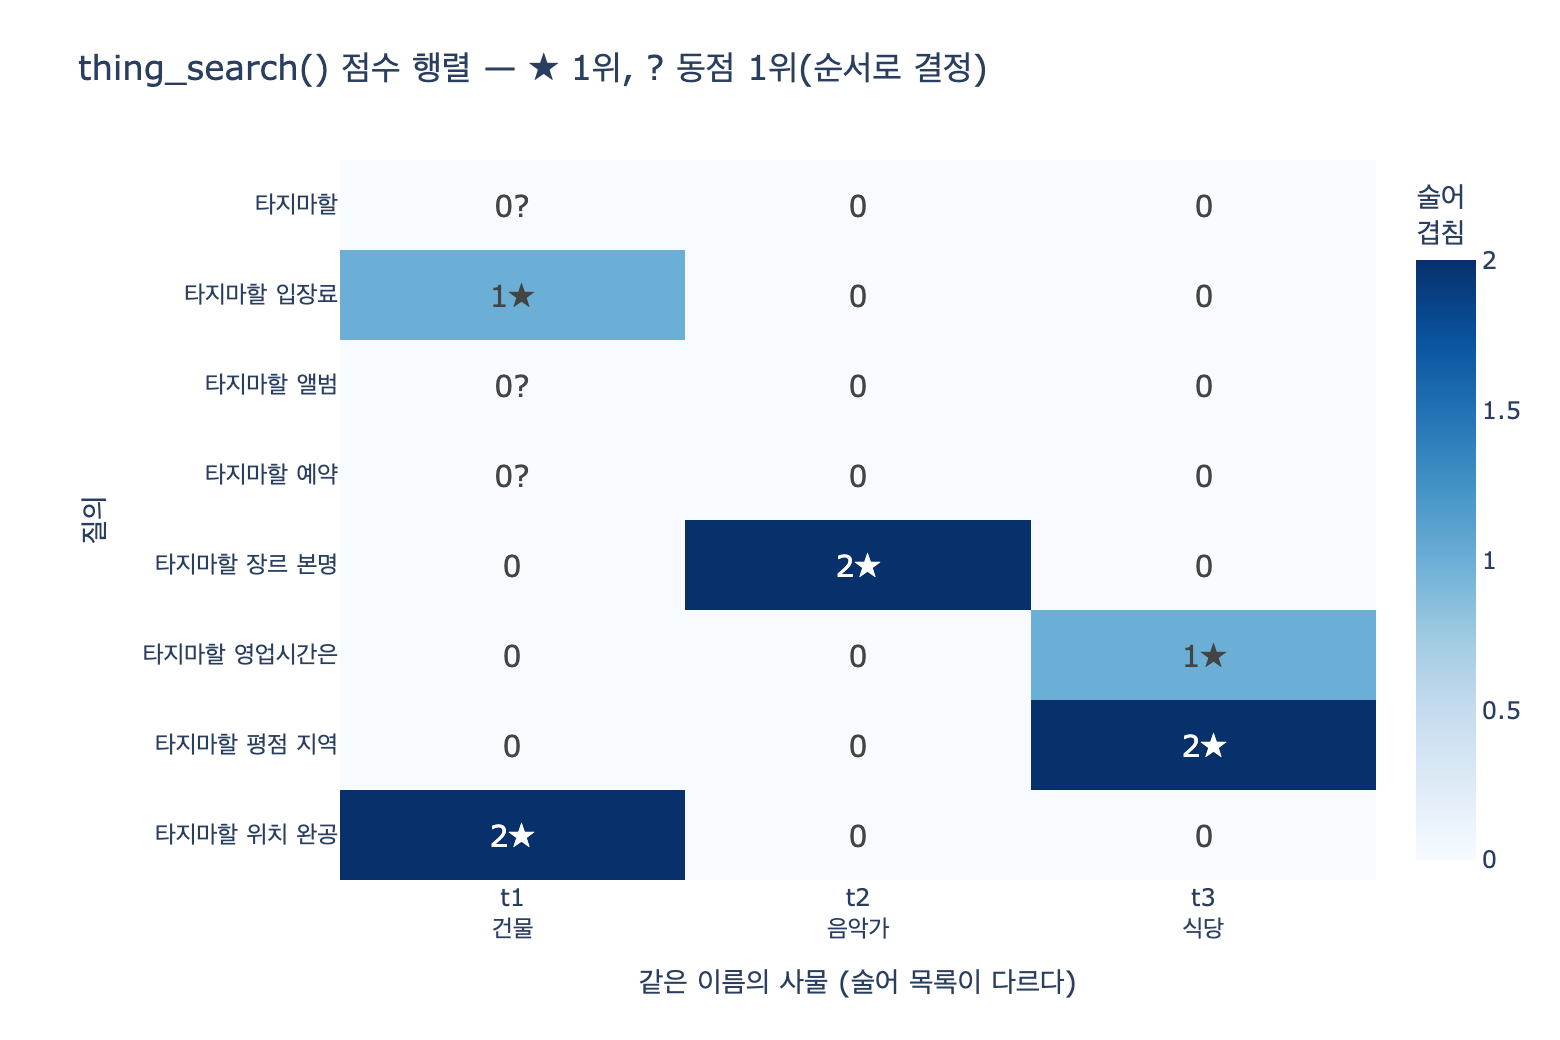

The Python source for this figure:
# %% [markdown]
# # `thing_search()`는 어떻게 사물을 판별하는가
#
# 5장 `code/ex4_things_not_strings.py`의 핵심 함수를 손으로 뜯어본다.
#
# 판별은 **두 단계**다.
#
# 1. **이름 필터** — 질문 문자열 안에 사물의 `name`이 들어 있는 후보만 남긴다.
# 2. **술어 겹침 점수** — 질문의 낱말이 그 사물의 속성 키(술어)와 겹치는 개수를 세어
#    점수를 매기고, 점수 내림차순으로 정렬한다.
#
# 즉 "이 이름을 가진 후보들 중에서, 질문이 요구하는 술어를 가진 놈"을 고른다.
# **술어 목록이 곧 그 사물의 정체**라는 5장의 주장이 코드로는 이 한 줄이다.
#
# 필요 패키지: plotly (시각화), kaleido (PNG 저장). 로직 자체는 순수 파이썬으로 의존성 없음.

# %%
# 시각화 헬퍼 — 노트북/셀 환경에서만 렌더링한다. fig.show()를 직접 부르지 않는다.
def _show(fig):
    try:
        from IPython import get_ipython

        if get_ipython() is not None:  # VSCode 셀/Jupyter에서만 렌더링
            fig.show()
    except ImportError:
        pass


# %% [markdown]
# ## 1. 재료 — 이름이 같고 술어가 다른 세 사물
#
# `ex4_things_not_strings.py`의 `THINGS`를 그대로 가져온다.
# 세 사물 모두 이름은 "타지마할"이다. 다른 것은 **속성 키(술어) 목록**뿐이다.

# %%
THINGS = {
    "t1": {
        "name": "타지마할",
        "type": "건물",
        "props": {"위치": "인도 아그라", "완공": "1653", "입장료": "1,100루피"},
    },
    "t2": {
        "name": "타지마할",
        "type": "음악가",
        "props": {"장르": "블루스", "활동시작": "1968", "본명": "헨리 세인트클레어 프레드릭스"},
    },
    "t3": {
        "name": "타지마할",
        "type": "식당",
        "props": {"지역": "서울 이태원", "영업시간": "11:00-22:00", "평점": "4.2"},
    },
}

DOCS = [
    "타지마할은 인도 아그라에 있는 무굴 제국의 묘당이다.",
    "타지마할의 앨범은 블루스와 카리브 음악을 섞었다.",
    "이태원 타지마할은 저녁 예약이 어렵다.",
    "타지마할 입장료가 올해 인상되었다.",
]

for tid, t in THINGS.items():
    print(f"{tid} {t['type']:<4} 술어 {list(t['props'])}")
# 출력:
# t1 건물   술어 ['위치', '완공', '입장료']
# t2 음악가  술어 ['장르', '활동시작', '본명']
# t3 식당   술어 ['지역', '영업시간', '평점']

# %% [markdown]
# ## 2. 비교군 — 문자열 검색
#
# ```python
# def string_search(q):
#     return [d for d in DOCS if all(w in d for w in q.split())]
# ```
#
# 질문의 모든 낱말이 문서 문자열에 들어 있는지만 본다. 사물 개념이 아예 없다.


# %%
def string_search(q):
    return [d for d in DOCS if all(w in d for w in q.split())]


for q in ["타지마할", "타지마할 입장료", "타지마할 앨범", "타지마할 예약"]:
    hits = string_search(q)
    print(f"[{q}] {len(hits)}건")
    for d in hits:
        print("   -", d)
# 출력:
# [타지마할] 4건
#    - 타지마할은 인도 아그라에 있는 무굴 제국의 묘당이다.
#    - 타지마할의 앨범은 블루스와 카리브 음악을 섞었다.
#    - 이태원 타지마할은 저녁 예약이 어렵다.
#    - 타지마할 입장료가 올해 인상되었다.
# [타지마할 입장료] 1건
#    - 타지마할 입장료가 올해 인상되었다.
# [타지마할 앨범] 1건
#    - 타지마할의 앨범은 블루스와 카리브 음악을 섞었다.
# [타지마할 예약] 1건
#    - 이태원 타지마할은 저녁 예약이 어렵다.

# %% [markdown]
# 그냥 "타지마할"로 물으면 건물·음악가·식당 문서가 한 목록에 섞여 나온다.
# **어느 사물 이야기인지는 사람이 골라야 한다.** 검색기는 문자열만 봤다.
#
# ## 3. `thing_search()` — 두 단계
#
# ```python
# def thing_search(q):
#     words = q.split()
#     scored = []
#     for tid, t in THINGS.items():
#         if t["name"] not in q:            # (1) 이름 필터
#             continue
#         hit = sum(1 for w in words for k in t["props"] if k in w or w in k)  # (2) 술어 겹침
#         scored.append((hit, tid, t))
#     scored.sort(reverse=True, key=lambda x: x[0])                            # (3) 점수 정렬
#     return scored
# ```
#
# 점수를 식으로 쓰면, 질문 낱말 집합 $Q$와 사물 $t$의 술어 집합 $P_t$에 대해
# 이상적인 형태는 교집합의 크기다.
#
# $$\mathrm{score}_{\text{ideal}}(t) = |Q \cap P_t|$$
#
# 다만 코드가 실제로 세는 것은 **부분 문자열 관계를 만족하는 (낱말, 술어) 쌍의 개수**다.
# $w \sqsubseteq k$ 를 "$w$가 $k$의 부분 문자열"이라고 쓰면
#
# $$\mathrm{score}(t) = \bigl|\{(w,k) \in Q \times P_t \;\mid\; k \sqsubseteq w \;\lor\; w \sqsubseteq k\}\bigr|$$
#
# 정확히 같을 때만 세는 $|Q \cap P_t|$ 와 달리, 이 쪽은 한 낱말이 여러 술어에 걸리면
# 중복으로 세어지므로 $\mathrm{score}(t) \ge |Q \cap P_t|$ 가 된다.
# 조사가 붙은 "영업시간은"을 잡아 주는 관용성과, 뒤에서 볼 오탐이 같은 뿌리에서 나온다.


# %%
def thing_search(q):
    """질문에 나온 낱말이 어느 사물의 «술어»와 겹치는지 본다."""
    words = q.split()
    scored = []
    for tid, t in THINGS.items():
        if t["name"] not in q:  # (1) 이름 필터
            continue
        hit = sum(1 for w in words for k in t["props"] if k in w or w in k)  # (2) 술어 겹침
        scored.append((hit, tid, t))
    scored.sort(reverse=True, key=lambda x: x[0])  # (3) 점수 정렬
    return scored


def trace(q):
    """어느 (낱말, 술어) 쌍이 점수를 만들었는지까지 보여 준다."""
    words = q.split()
    print(f"질문 {q!r} → 낱말 {words}")
    for tid, t in THINGS.items():
        if t["name"] not in q:
            print(f"  {tid} {t['type']:<4} 이름 필터에서 탈락")
            continue
        pairs = [(w, k) for w in words for k in t["props"] if k in w or w in k]
        print(f"  {tid} {t['type']:<4} 점수 {len(pairs)}  근거 {pairs}")
    ranked = thing_search(q)
    print(f"  ⇒ 정렬 {[(h, tid, t['type']) for h, tid, t in ranked]}")
    print(f"  ⇒ 확정 {ranked[0][2]['type']}" if ranked else "  ⇒ 후보 없음")


trace("타지마할 입장료")
# 출력:
# 질문 '타지마할 입장료' → 낱말 ['타지마할', '입장료']
#   t1 건물   점수 1  근거 [('입장료', '입장료')]
#   t2 음악가  점수 0  근거 []
#   t3 식당   점수 0  근거 []
#   ⇒ 정렬 [(1, 't1', '건물'), (0, 't2', '음악가'), (0, 't3', '식당')]
#   ⇒ 확정 건물

# %% [markdown]
# "입장료"라는 술어를 가진 사물이 하나뿐이라 답이 **한 번에** 정해졌다.
# 문자열 검색에는 이런 손잡이가 없다.
#
# ## 4. 여러 질의를 나란히

# %%
QUERIES = [
    "타지마할",
    "타지마할 입장료",
    "타지마할 앨범",
    "타지마할 예약",
    "타지마할 장르 본명",
    "타지마할 영업시간은",
]

print(f"{'질의':<22}{'t1건물':>7}{'t2음악가':>9}{'t3식당':>8}   확정      문자열검색")
for q in QUERIES:
    ranked = thing_search(q)
    score = {tid: h for h, tid, _ in ranked}
    top = ranked[0][2]["type"] if ranked else "-"
    tie = " (동점)" if len(ranked) > 1 and ranked[0][0] == ranked[1][0] else ""
    print(
        f"{q:<22}{score.get('t1', '-'):>7}{score.get('t2', '-'):>9}"
        f"{score.get('t3', '-'):>8}   {top}{tie:<7} {len(string_search(q))}건"
    )
# 출력:
# 질의                       t1건물    t2음악가    t3식당   확정      문자열검색
# 타지마할                        0        0       0   건물 (동점)   4건
# 타지마할 입장료                    1        0       0   건물        1건
# 타지마할 앨범                     0        0       0   건물 (동점)   1건
# 타지마할 예약                     0        0       0   건물 (동점)   1건
# 타지마할 장르 본명                  0        2       0   음악가        0건
# 타지마할 영업시간은                  0        0       1   식당        0건

# %% [markdown]
# 읽는 법.
#
# - **"타지마할 입장료"** → t1만 점수 1. 정답이 유일하게 결정된다.
# - **"타지마할 장르 본명"** → t2가 점수 2. 술어를 두 개 맞혀서 확신이 커진다.
# - **"타지마할 영업시간은"** → 낱말은 "영업시간은"인데 `k in w` 덕에 술어 "영업시간"을 잡는다.
#   조사가 붙어도 통하는 이유.
# - **"타지마할 앨범" / "타지마할 예약" / 그냥 "타지마할"** → 세 사물 모두 0점.
#   `sort`가 안정 정렬이라 딕셔너리 삽입 순서가 그대로 남아 **t1(건물)이 1위로 뽑힌다.**
#   "앨범"은 음악가, "예약"은 식당 이야기인데도 틀린다.
#   문자열 검색은 오히려 이 두 질의에서 맞는 문서를 찾아냈다는 점이 뼈아프다.
#
# ## 5. 실험 A — 이름 필터를 빼면?

# %%
OTHER = {
    "x1": {"name": "경복궁", "type": "건물", "props": {"위치": "서울 종로", "완공": "1395", "입장료": "3,000원"}},
}


def thing_search_nofilter(q, pool):
    """(1) 이름 필터를 지운 판본."""
    words = q.split()
    scored = [
        (sum(1 for w in words for k in t["props"] if k in w or w in k), tid, t) for tid, t in pool.items()
    ]
    scored.sort(reverse=True, key=lambda x: x[0])
    return scored


POOL = dict(THINGS, **OTHER)
q = "타지마할 입장료"
print("이름 필터 있음:", [(h, tid, t["name"], t["type"]) for h, tid, t in thing_search(q)])
print("이름 필터 없음:", [(h, tid, t["name"], t["type"]) for h, tid, t in thing_search_nofilter(q, POOL)])
# 출력:
# 이름 필터 있음: [(1, 't1', '타지마할', '건물'), (0, 't2', '타지마할', '음악가'), (0, 't3', '타지마할', '식당')]
# 이름 필터 없음: [(1, 't1', '타지마할', '건물'), (1, 'x1', '경복궁', '건물'), (0, 't2', '타지마할', '음악가'), (0, 't3', '타지마할', '식당')]

# %% [markdown]
# 이름 필터가 없으면 **경복궁이 타지마할과 동점 1위로 올라온다.** 경복궁도 "입장료" 술어를 가졌으니까.
# 즉 점수만으로는 "무엇에 대한 질문인가"를 못 정한다. 이름 필터가 후보 집합을 만들고,
# 점수는 그 안에서 **누가 그 후보인가**만 가린다. 두 단계는 역할이 다르다.
#
# 반대로 이름 필터가 너무 빡빡해서 생기는 문제도 있다.

# %%
for q in ["타즈마할 입장료", "Taj Mahal 입장료", "타지마할역 근처 입장료"]:
    ranked = thing_search(q)
    print(f"{q!r} → 후보 {len(ranked)}개 {[t['type'] for _, _, t in ranked]}")
try:
    thing_search("타즈마할 입장료")[0]
except IndexError as e:
    print("thing_search('타즈마할 입장료')[0] →", type(e).__name__, e)
# 출력:
# '타즈마할 입장료' → 후보 0개 []
# 'Taj Mahal 입장료' → 후보 0개 []
# '타지마할역 근처 입장료' → 후보 3개 ['건물', '음악가', '식당']
# thing_search('타즈마할 입장료')[0] → IndexError list index out of range

# %% [markdown]
# `t["name"] not in q`는 정확한 부분 문자열 일치라서
# 오타("타즈마할")나 다른 표기("Taj Mahal")는 전부 탈락하고 결과가 빈 리스트가 된다.
# `ex4`의 `main()`처럼 `thing_search(q)[0]`을 바로 쓰면 `IndexError`가 난다.
# 반대로 "타지마할역"(지하철역)처럼 이름을 부분 문자열로 포함하기만 하면
# 세 후보가 그대로 전부 통과한다(과탐). 필터가 엄격한 동시에 허술하다.
#
# ## 6. 실험 B — 동점과 부분 문자열 오탐

# %%
# (a) 동점: 승자는 실력이 아니라 dict 삽입 순서로 결정된다.
q = "타지마할 앨범"
print("원래 순서:", [(h, t["type"]) for h, _, t in thing_search(q)])

_orig = dict(THINGS)
THINGS.clear()
THINGS.update({"t3": _orig["t3"], "t2": _orig["t2"], "t1": _orig["t1"]})  # 삽입 순서만 뒤집기
print("순서 뒤집기:", [(h, t["type"]) for h, _, t in thing_search(q)])
THINGS.clear()
THINGS.update(_orig)  # 원상 복구
# 출력:
# 원래 순서: [(0, '건물'), (0, '음악가'), (0, '식당')]
# 순서 뒤집기: [(0, '식당'), (0, '음악가'), (0, '건물')]

# %%
# (b) 부분 문자열 오탐: 짧은 낱말 하나가 엉뚱한 술어에 걸린다.
for q in ["타지마할 시", "타지마할 시작", "타지마할 장", "타지마할 지역영업시간"]:
    trace(q)
    print()
# 출력:
# 질문 '타지마할 시' → 낱말 ['타지마할', '시']
#   t1 건물   점수 0  근거 []
#   t2 음악가  점수 1  근거 [('시', '활동시작')]
#   t3 식당   점수 1  근거 [('시', '영업시간')]
#   ⇒ 정렬 [(1, 't2', '음악가'), (1, 't3', '식당'), (0, 't1', '건물')]
#   ⇒ 확정 음악가
#
# 질문 '타지마할 시작' → 낱말 ['타지마할', '시작']
#   t1 건물   점수 0  근거 []
#   t2 음악가  점수 1  근거 [('시작', '활동시작')]
#   t3 식당   점수 0  근거 []
#   ⇒ 정렬 [(1, 't2', '음악가'), (0, 't1', '건물'), (0, 't3', '식당')]
#   ⇒ 확정 음악가
#
# 질문 '타지마할 장' → 낱말 ['타지마할', '장']
#   t1 건물   점수 1  근거 [('장', '입장료')]
#   t2 음악가  점수 1  근거 [('장', '장르')]
#   t3 식당   점수 0  근거 []
#   ⇒ 정렬 [(1, 't1', '건물'), (1, 't2', '음악가'), (0, 't3', '식당')]
#   ⇒ 확정 건물
#
# 질문 '타지마할 지역영업시간' → 낱말 ['타지마할', '지역영업시간']
#   t1 건물   점수 0  근거 []
#   t2 음악가  점수 0  근거 []
#   t3 식당   점수 2  근거 [('지역영업시간', '지역'), ('지역영업시간', '영업시간')]
#   ⇒ 정렬 [(2, 't3', '식당'), (0, 't1', '건물'), (0, 't2', '음악가')]
#   ⇒ 확정 식당

# %% [markdown]
# - "시" 한 글자가 "활동시작"과 "영업시간"에 동시에 걸린다. 정규화·형태소 분석이 없어서다.
# - "지역영업시간"은 붙여 쓴 **한** 낱말인데 t3의 술어 두 개에 각각 걸려 점수 2를 얻는다.
#   $\mathrm{score}(t_3)=2 > |Q \cap P_{t_3}|=0$ — 쌍을 세는 정의의 부작용으로, 낱말 하나가
#   점수를 두 번 낸다. 정답 사물을 고르긴 했지만 "술어 두 개를 맞혔다"는 근거는 허수다.
#
# ## 7. 점수 행렬 히트맵

# %%
import plotly.graph_objects as go

MATRIX_QUERIES = [
    "타지마할",
    "타지마할 입장료",
    "타지마할 앨범",
    "타지마할 예약",
    "타지마할 장르 본명",
    "타지마할 영업시간은",
    "타지마할 평점 지역",
    "타지마할 위치 완공",
]
TIDS = ["t1", "t2", "t3"]
LABELS = [f"{tid}<br>{THINGS[tid]['type']}" for tid in TIDS]

Z, TEXT = [], []
for q in MATRIX_QUERIES:
    score = {tid: h for h, tid, _ in thing_search(q)}
    row = [score.get(tid, 0) for tid in TIDS]
    ranked = thing_search(q)
    win = ranked[0][1] if ranked else None
    ambiguous = len(ranked) > 1 and ranked[0][0] == ranked[1][0]
    Z.append(row)
    TEXT.append([f"{v}{'?' if (tid == win and ambiguous) else ('★' if tid == win else '')}" for tid, v in zip(TIDS, row)])

fig = go.Figure(
    go.Heatmap(
        z=Z,
        x=LABELS,
        y=MATRIX_QUERIES,
        text=TEXT,
        texttemplate="%{text}",
        textfont={"size": 15},
        colorscale="Blues",
        zmin=0,
        zmax=2,
        colorbar={"title": "술어<br>겹침"},
    )
)
fig.update_layout(
    title="thing_search() 점수 행렬 — ★ 1위, ? 동점 1위(순서로 결정)",
    xaxis_title="같은 이름의 사물 (술어 목록이 다르다)",
    yaxis_title="질의",
    yaxis={"autorange": "reversed"},
    width=780,
    height=520,
    margin={"l": 170, "t": 80},
)
_show(fig)

import pathlib

_png = pathlib.Path(__file__).with_name("expy.png") if "__file__" in globals() else pathlib.Path("expy.png")
fig.write_image(str(_png), scale=2)  # kaleido 필요
print("saved:", _png)
# 출력:
# saved: .../9f551509-017b-4d85-a627-b47fde288431/expy.png

# %% [markdown]
# ## 8. 정리
#
# | | 문자열 검색 | `thing_search()` |
# |---|---|---|
# | 단위 | 문서 | 사물 |
# | 판단 근거 | 낱말이 문서에 있나 | 낱말이 **술어 키**와 겹치나 |
# | 결과 | 건물·음악가·식당이 섞인 목록 | 후보 중 하나로 **확정** |
# | 애매함 해소 | 사람 몫 | 술어 목록이 대신 한다 |
#
# 근본적으로 다른 지점: `thing_search()`는 **"어떤 술어를 가졌나"로 정체를 판별한다.**
# 술어 목록이 곧 사물의 정체이므로, 질문이 요구하는 술어를 보면 어느 사물인지 역추적할 수 있다.
#
# 한계는 위 실험이 전부 보여 줬다.
#
# 1. 이름 필터가 정확한 부분 문자열 일치 — 오타·다른 표기·별칭에 무력하고, 결과가 빈 리스트가 된다.
# 2. `k in w or w in k` 부분 문자열 매칭 — 짧은 낱말이 엉뚱한 술어에 걸리고, 한 낱말이 중복 계산된다.
# 3. 정규화가 없다 — 조사·형태 변화가 우연히 통할 때도 있고 안 통할 때도 있다.
# 4. 동의어를 모른다 — "앨범"과 "장르", "예약"과 "영업시간"이 이어지지 않는다.
# 5. 동점 처리가 없다 — 0점 동점이면 삽입 순서로 승자가 정해진다. 신뢰도도 "모르겠다"도 없다.
#
# 실제 엔티티 링킹은 이 자리에 **임베딩 유사도, 별칭/표기 사전, 문맥(앞뒤 문장·사용자 이력),
# 인기도 사전확률, 후보 재순위화 모델**을 넣는다. 그래도 골격은 같다.
# 후보를 좁히고, 그 사물이 가진 술어와 질문이 얼마나 맞는지 재는 것.
